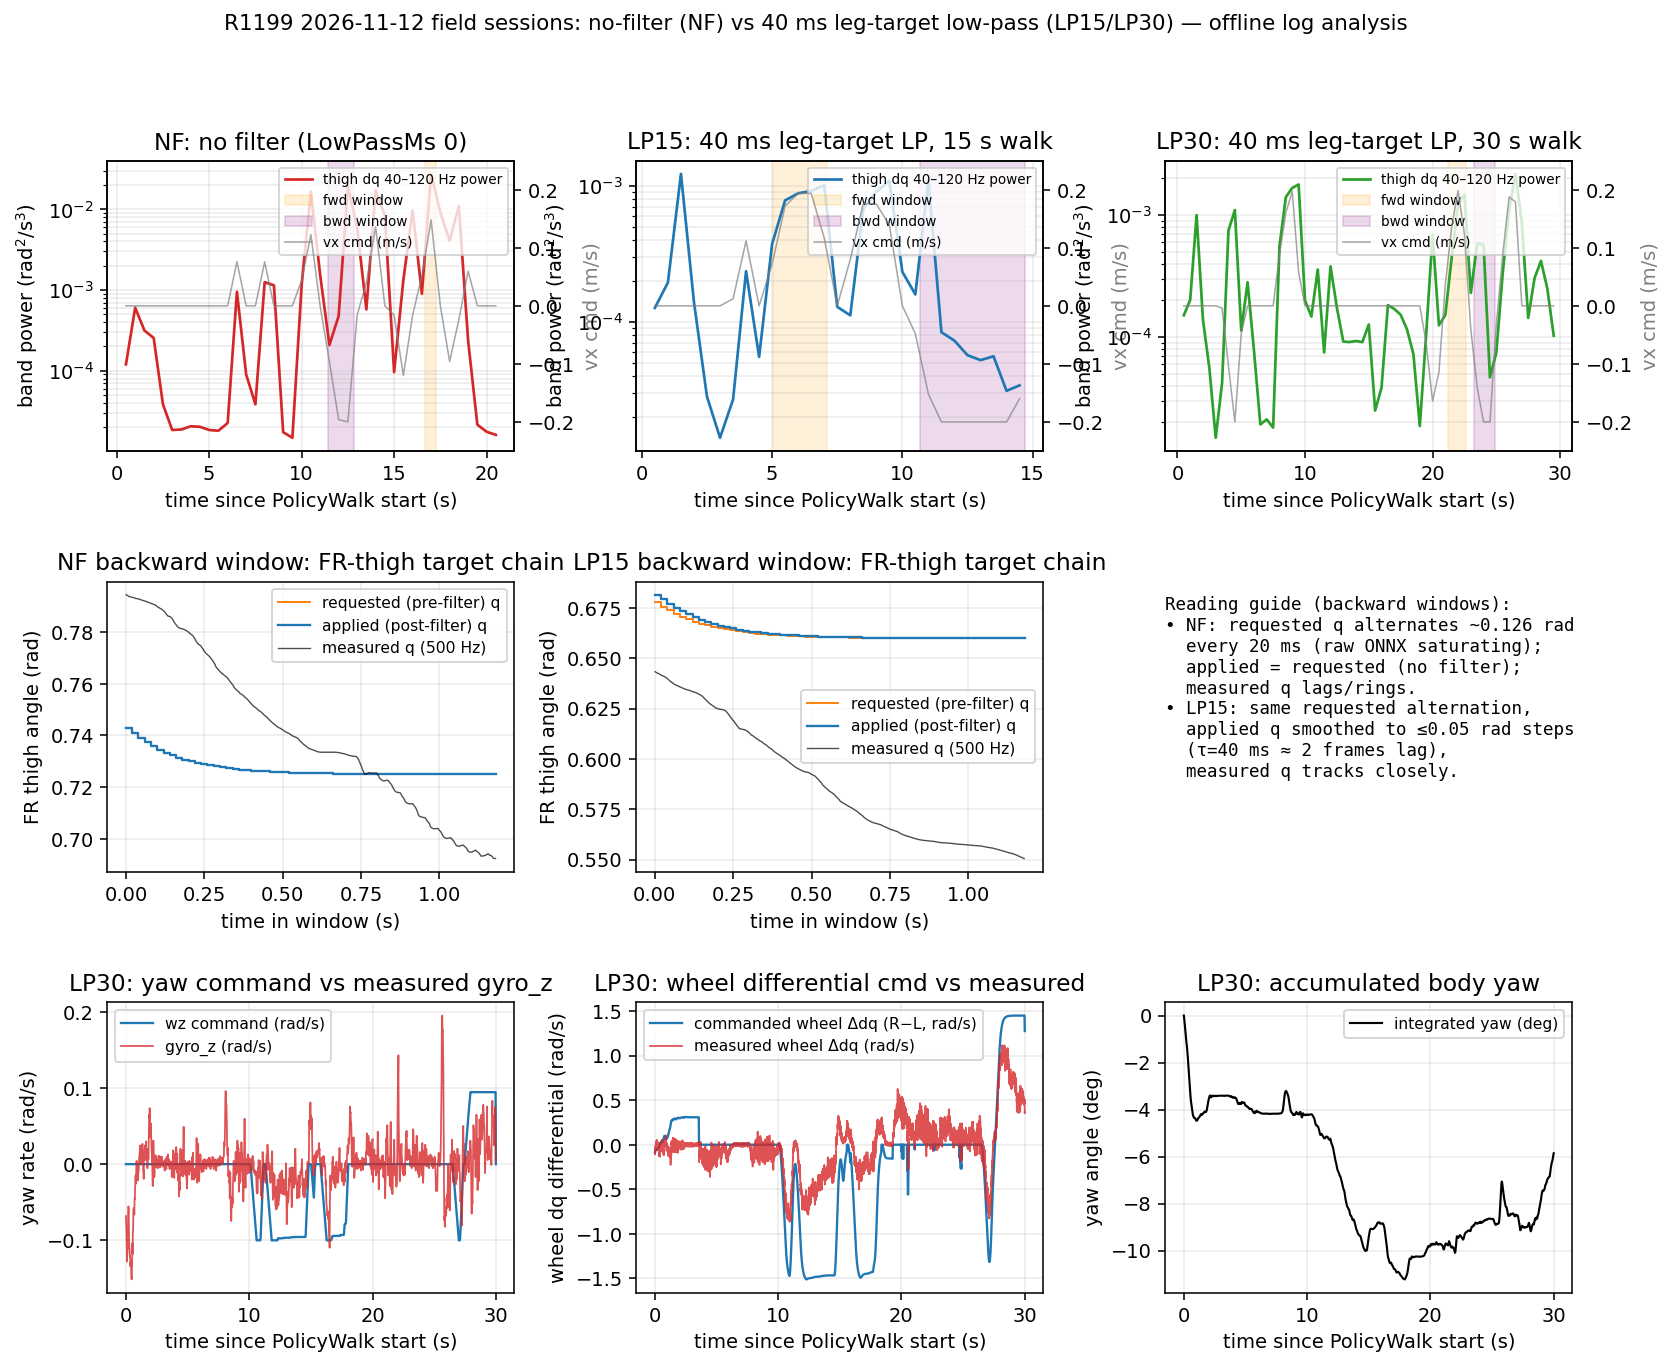

This figure's Python source:
#!/usr/bin/env python3
"""Compact figure for the R1199 filter-comparison report.

Row 1: sliding 1 s thigh-dq 40-120 Hz band power vs time for the three walks,
       with the slewed vx command overlaid; matched windows shaded.
Row 2: FR-thigh requested vs applied q and measured q over the matched backward
       windows (NF vs LP15), showing the 0.126 rad alternation and its removal.
Row 3: LP30 turning chain: wz command vs gyro_z; commanded vs measured wheel
       differential (right minus left).
Axes carry units; no robot access. Usage: fig.py [sessions_root] [out.png]
"""
import sys
import importlib.util
from pathlib import Path

import numpy as np
import matplotlib
matplotlib.use("Agg")
import matplotlib.pyplot as plt

_here = Path(__file__).resolve().parent
_spec = importlib.util.spec_from_file_location(
    "r1199_filter_compare_analysis",
    _here / "20261112_r1199_filter_compare_analysis.py")
_mod = importlib.util.module_from_spec(_spec)
_spec.loader.exec_module(_mod)
SESSIONS, WINDOWS = _mod.SESSIONS, _mod.WINDOWS
load_policy, load_capture, band_power = _mod.load_policy, _mod.load_capture, _mod.band_power
THIGH_AXES = _mod.THIGH_AXES

ROOT = Path(sys.argv[1]).resolve() if len(sys.argv) > 1 else Path(__file__).resolve().parent / "field_sessions"
OUTPNG = Path(sys.argv[2]).resolve() if len(sys.argv) > 2 else Path(__file__).resolve().parent / "20261112_r1199_filter_compare_fig.png"
SLICE, STEP = 500, 250

fig = plt.figure(figsize=(13.5, 10.5))
gs = fig.add_gridspec(3, 3, height_ratios=[1.0, 1.0, 1.0], hspace=0.45, wspace=0.30)
colors = {"NF": "tab:red", "LP15": "tab:blue", "LP30": "tab:green"}

# ── row 1: band power over time ──
for col, (label, name, desc) in enumerate(SESSIONS):
    ax = fig.add_subplot(gs[0, col])
    pol, _ = load_policy(ROOT / name)
    cap, _ = load_capture(ROOT / name)
    walk = [p for p in pol if p["phase"] == "WALK"]
    ct = cap["tick"]; t0w = walk[0]["tick"]
    selw = (ct >= t0w) & (ct <= walk[-1]["tick"])
    dq = cap["dq"][selw][:, [3, 0, 9, 6, 4, 1, 10, 7, 5, 2, 11, 8, 13, 12, 15, 14]]
    tw = ct[selw]
    wtick = np.array([p["tick"] for p in walk])
    vx = np.array([p["vx"] for p in walk])
    ts, es, vxs = [], [], []
    for s in range(0, len(dq) - SLICE + 1, STEP):
        bp = band_power(dq[s:s + SLICE], 500.0, [(40, 120)])
        ts.append((tw[min(s + SLICE // 2, len(tw) - 1)] - t0w) / 1000.0)
        es.append(float(np.mean(bp[(40, 120)][THIGH_AXES])))
        vxs.append(float(vx[np.searchsorted(wtick, tw[min(s + SLICE // 2, len(tw) - 1)])]))
    ts, es, vxs = np.array(ts), np.array(es), np.array(vxs)
    ax.semilogy(ts, es, color=colors[label], lw=1.4, label="thigh dq 40–120 Hz power")
    for wname, shade in (("fwd", "0.85"), ("bwd", "0.7")):
        if (label, wname) in WINDOWS:
            a, b = WINDOWS[(label, wname)]
            ax.axvspan(a * 0.02, b * 0.02, color="orange" if wname == "fwd" else "purple",
                       alpha=0.15, label=f"{wname} window")
    ax2 = ax.twinx()
    ax2.plot(ts, vxs, color="gray", lw=0.8, alpha=0.7, label="vx cmd (m/s)")
    ax2.set_ylabel("vx cmd (m/s)", color="gray")
    ax2.set_ylim(-0.25, 0.25)
    ax.set_xlabel("time since PolicyWalk start (s)")
    ax.set_ylabel("band power (rad$^2$/s$^3$)")
    ax.set_title(f"{label}: {desc}")
    ax.grid(True, which="both", alpha=0.25)
    h1, l1 = ax.get_legend_handles_labels()
    h2, l2 = ax2.get_legend_handles_labels()
    ax.legend(h1 + h2, l1 + l2, fontsize=7, loc="upper right")

# ── row 2: FR-thigh target chain in the matched backward windows ──
pairs = [("NF", "20261112-220051_training-contract", "bwd", 0), ("LP15", "20261112-223732_training-contract", "bwd", 1)]
for label, name, wname, col in pairs:
    ax = fig.add_subplot(gs[1, col])
    pol, _ = load_policy(ROOT / name)
    cap, _ = load_capture(ROOT / name)
    walk = [p for p in pol if p["phase"] == "WALK"]
    a, b = WINDOWS[(label, wname)]
    n = min(b - a, 60)  # 1.2 s view inside the window, skip onset
    a2 = a + 5
    seg = walk[a2:a2 + n]
    t = np.arange(n) * 0.02
    req = np.array([p["req_q"][5] for p in seg])   # FR thigh (contract axis 5)
    app = np.array([p["app_q"][5] for p in seg])
    ct = cap["tick"]
    sel = (ct >= seg[0]["tick"]) & (ct <= seg[-1]["tick"])
    tq = (ct[sel] - seg[0]["tick"]) / 1000.0
    meas = cap["q"][sel][:, 1]  # slot 1 = FR thigh
    ax.step(t, req, where="post", color="tab:orange", lw=1.0, label="requested (pre-filter) q")
    ax.step(t, app, where="post", color="tab:blue", lw=1.2, label="applied (post-filter) q")
    ax.plot(tq, meas, color="k", lw=0.7, alpha=0.7, label="measured q (500 Hz)")
    ax.set_xlabel("time in window (s)")
    ax.set_ylabel("FR thigh angle (rad)")
    ax.set_title(f"{label} backward window: FR-thigh target chain")
    ax.legend(fontsize=8)
    ax.grid(True, alpha=0.25)
axc = fig.add_subplot(gs[1, 2]); axc.axis("off")
axc.text(0.0, 0.95,
         "Reading guide (backward windows):\n"
         "• NF: requested q alternates ~0.126 rad\n"
         "  every 20 ms (raw ONNX saturating);\n"
         "  applied = requested (no filter);\n"
         "  measured q lags/rings.\n"
         "• LP15: same requested alternation,\n"
         "  applied q smoothed to ≤0.05 rad steps\n"
         "  (τ=40 ms ≈ 2 frames lag),\n"
         "  measured q tracks closely.",
         va="top", fontsize=9, family="monospace")

# ── row 3: LP30 turning chain ──
label, name, _ = SESSIONS[2]
pol, _ = load_policy(ROOT / name)
cap, _ = load_capture(ROOT / name)
walk = [p for p in pol if p["phase"] == "WALK"]
wtick = np.array([p["tick"] for p in walk])
t0w = walk[0]["tick"]
t = (wtick - t0w) / 1000.0
wz = np.array([p["wz"] for p in walk])
gz = np.array([p["gyro_z"] for p in walk])
cmdL = np.array([p["req_dq"][[12, 14]] for p in walk]).mean(axis=1)
cmdR = np.array([p["req_dq"][[13, 15]] for p in walk]).mean(axis=1)
cmd_diff = cmdR - cmdL
ct = cap["tick"]
selw = (ct >= t0w) & (ct <= walk[-1]["tick"])
tc = (ct[selw] - t0w) / 1000.0
mL = cap["dq"][selw][:, [13, 15]].mean(axis=1)
mR = cap["dq"][selw][:, [12, 14]].mean(axis=1)
ax = fig.add_subplot(gs[2, 0])
ax.plot(t, wz, color="tab:blue", lw=1.2, label="wz command (rad/s)")
ax.plot(t, gz, color="tab:red", lw=0.9, alpha=0.8, label="gyro_z (rad/s)")
ax.set_xlabel("time since PolicyWalk start (s)")
ax.set_ylabel("yaw rate (rad/s)")
ax.set_title("LP30: yaw command vs measured gyro_z")
ax.legend(fontsize=8); ax.grid(True, alpha=0.25)
ax = fig.add_subplot(gs[2, 1])
ax.plot(t, cmd_diff, color="tab:blue", lw=1.2, label="commanded wheel Δdq (R−L, rad/s)")
ax.plot(tc, mR - mL, color="tab:red", lw=0.9, alpha=0.8, label="measured wheel Δdq (rad/s)")
ax.set_xlabel("time since PolicyWalk start (s)")
ax.set_ylabel("wheel dq differential (rad/s)")
ax.set_title("LP30: wheel differential cmd vs measured")
ax.legend(fontsize=8); ax.grid(True, alpha=0.25)
ax = fig.add_subplot(gs[2, 2])
yaw = np.unwrap(np.arctan2(2 * (cap["quat"][selw][:, 0] * cap["quat"][selw][:, 3]
                                 + cap["quat"][selw][:, 1] * cap["quat"][selw][:, 2]),
                           1 - 2 * (cap["quat"][selw][:, 2] ** 2 + cap["quat"][selw][:, 3] ** 2)))
ax.plot(tc, np.degrees(yaw - yaw[0]), color="k", lw=1.1, label="integrated yaw (deg)")
ax.set_xlabel("time since PolicyWalk start (s)")
ax.set_ylabel("yaw angle (deg)")
ax.set_title("LP30: accumulated body yaw")
ax.legend(fontsize=8); ax.grid(True, alpha=0.25)

fig.suptitle("R1199 2026-11-12 field sessions: no-filter (NF) vs 40 ms leg-target low-pass (LP15/LP30) — offline log analysis",
             fontsize=11)
fig.savefig(OUTPNG, dpi=140, bbox_inches="tight")
print("wrote", OUTPNG)
